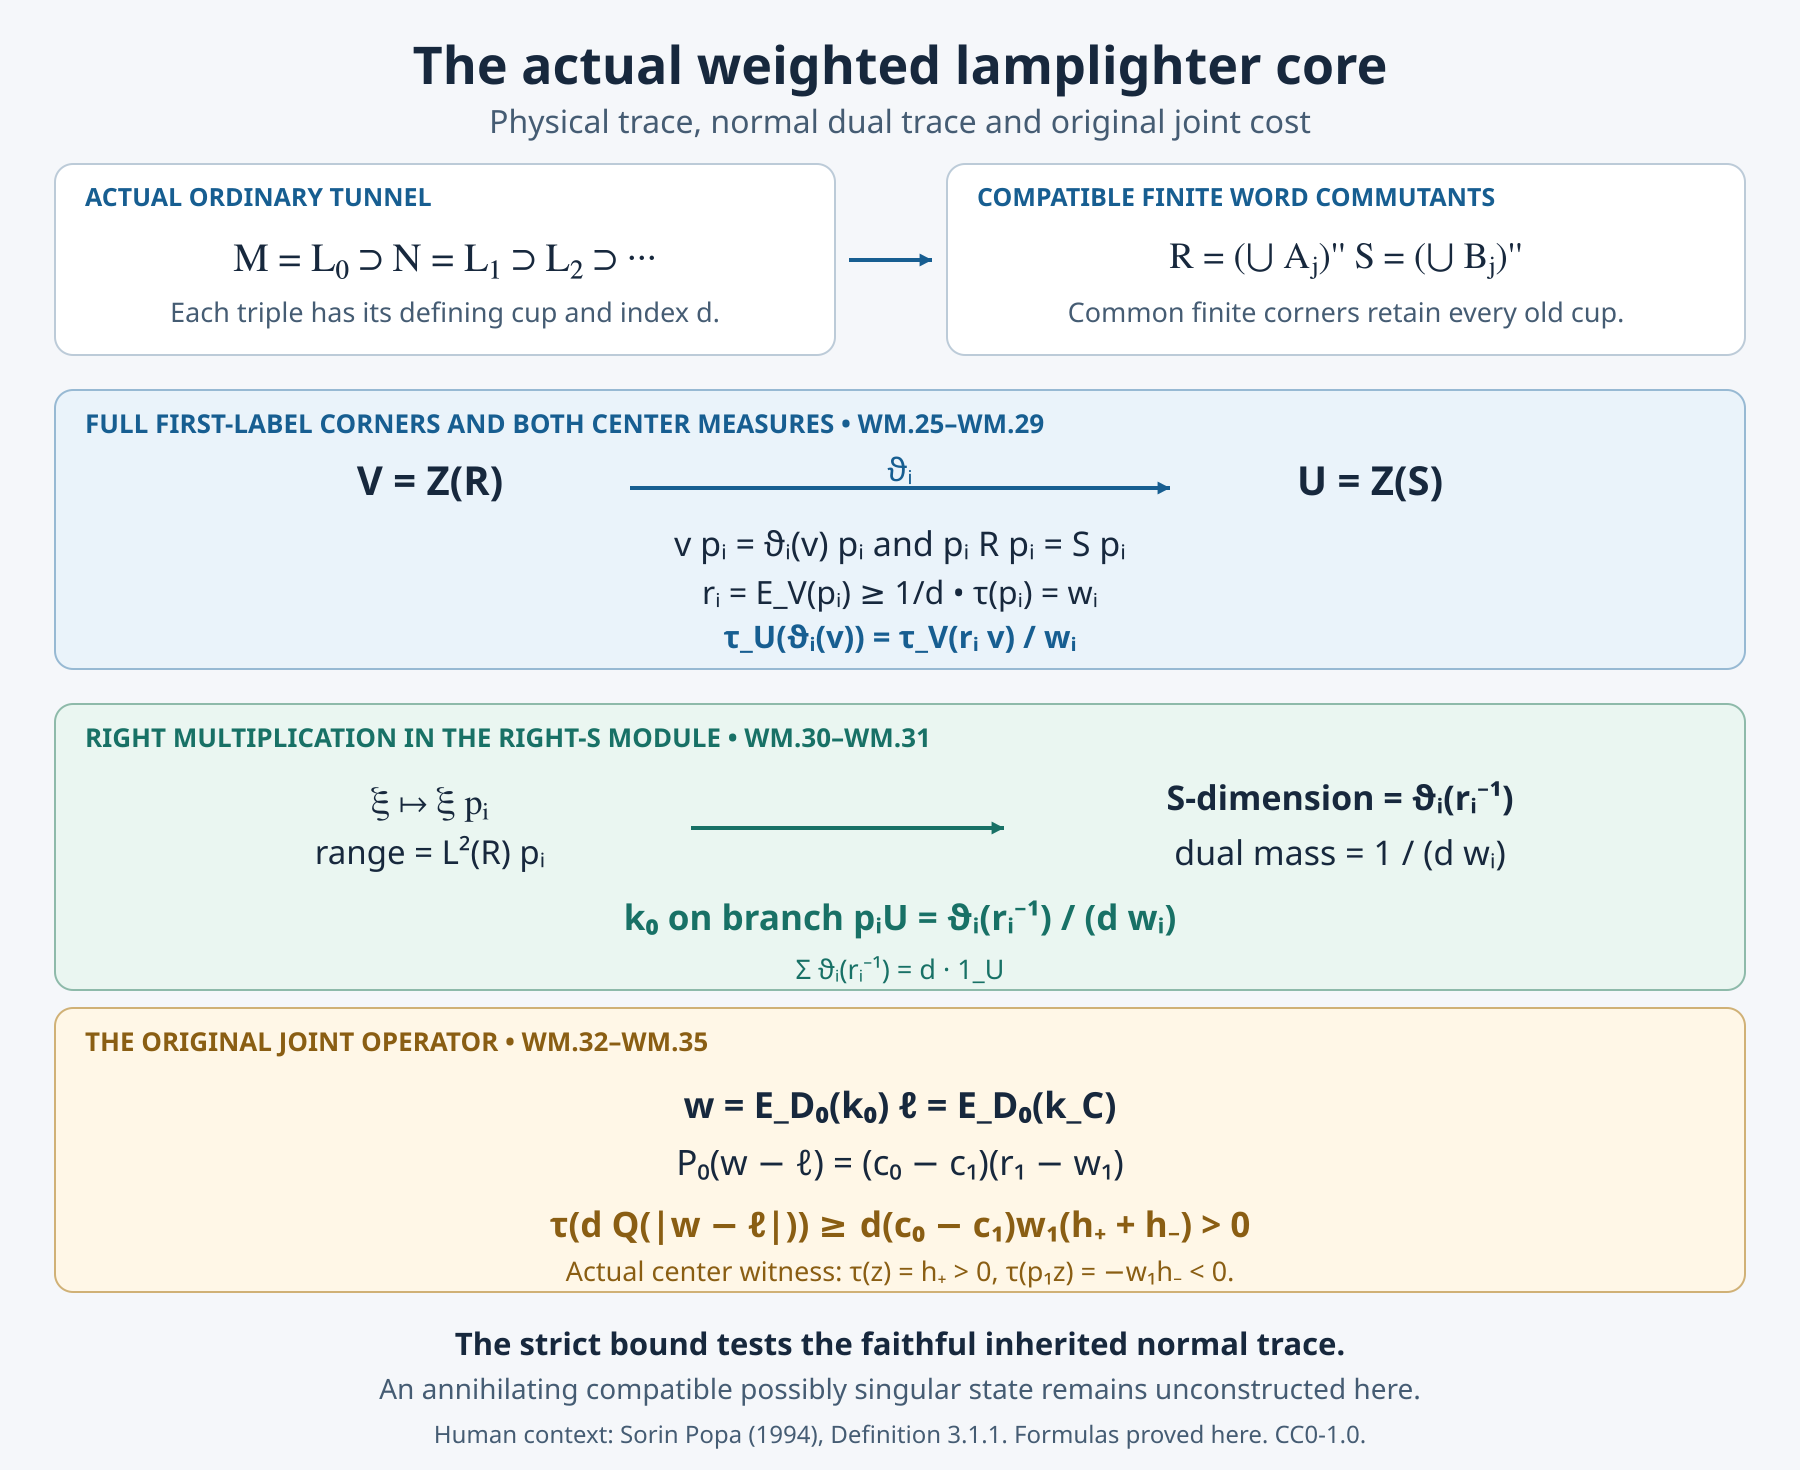

This chart was generated by the following Python code:
from pathlib import Path
from PIL import Image,ImageDraw,ImageFont
from html import escape
import json,hashlib
own=Path(__file__).resolve().parent
W,H=1800,1470
im=Image.new('RGB',(W,H),'#f5f7fa')
dr=ImageDraw.Draw(im)
font_regular='segoeui.ttf'
font_bold='segoeuib.ttf'
svg=[f'<svg xmlns="http://www.w3.org/2000/svg" width="{W}" height="{H}" viewBox="0 0 {W} {H}">',
     '<rect width="1800" height="1470" fill="#f5f7fa"/>']
ink='#17283d';muted='#455c73';blue='#175e91';green='#187166';gold='#8a5e13'
def rect(box,fill,outline='#bccbd8',radius=18,width=2):
    dr.rounded_rectangle(box,radius=radius,fill=fill,outline=outline,width=width)
    x,y,xx,yy=box
    svg.append(f'<rect x="{x}" y="{y}" width="{xx-x}" height="{yy-y}" rx="{radius}" fill="{fill}" stroke="{outline}" stroke-width="{width}"/>')
def text(x,y,s,size=30,color=ink,bold=False,center=False,maxwidth=None,math=False):
    names=('cambria.ttc','DejaVuSerif.ttf') if math else ((font_bold,'DejaVuSans-Bold.ttf') if bold else (font_regular,'DejaVuSans.ttf'))
    for name in names:
        try:
            font=ImageFont.truetype(name,size,index=1 if name=='cambria.ttc' else 0)
            break
        except OSError:
            pass
    else:
        font=ImageFont.load_default(size=size)
    b=dr.textbbox((0,0),s,font=font)
    width=b[2]-b[0]
    if maxwidth is not None:assert width<=maxwidth,(s,width,maxwidth)
    xx=x-width/2 if center else x
    dr.text((xx,y),s,font=font,fill=color)
    anchor='middle' if center else 'start'
    family='Cambria Math, serif' if math else 'Segoe UI, sans-serif'
    svg.append(f'<text x="{x}" y="{y+size}" text-anchor="{anchor}" font-family="{family}" font-size="{size}" font-weight="{700 if bold and not math else 400}" fill="{color}">{escape(s)}</text>')
def arrow(x,y,xx,yy,color=blue,width=4):
    import math
    dr.line((x,y,xx,yy),fill=color,width=width)
    a=math.atan2(yy-y,xx-x);l=14
    pts=[(xx,yy),(xx-l*math.cos(a-.48),yy-l*math.sin(a-.48)),
         (xx-l*math.cos(a+.48),yy-l*math.sin(a+.48))]
    dr.polygon(pts,fill=color)
    svg.append(f'<path d="M{x},{y} L{xx},{yy}" stroke="{color}" stroke-width="{width}"/>')
    svg.append('<polygon points="'+' '.join(f'{p[0]:.2f},{p[1]:.2f}' for p in pts)+f'" fill="{color}"/>')

text(900,32,'The actual weighted lamplighter core',52,bold=True,center=True,maxwidth=1680)
text(900,101,'Physical trace, normal dual trace and original joint cost',32,color=muted,center=True)

rect((55,164,835,355),'#ffffff')
text(85,181,'ACTUAL ORDINARY TUNNEL',25,color=blue,bold=True)
text(445,231,'M = L₀ ⊃ N = L₁ ⊃ L₂ ⊃ ···',40,center=True,maxwidth=725,math=True)
text(445,295,'Each triple has its defining cup and index d.',27,color=muted,center=True)
arrow(849,260,932,260)
rect((947,164,1745,355),'#ffffff')
text(977,181,'COMPATIBLE FINITE WORD COMMUTANTS',25,color=blue,bold=True)
text(1346,231,"R = (⋃ Aⱼ)''      S = (⋃ Bⱼ)''",37,center=True,maxwidth=750,math=True)
text(1346,295,'Common finite corners retain every old cup.',27,color=muted,center=True)

rect((55,390,1745,669),'#eaf3fa',outline='#97b9d3')
text(85,407,'FULL FIRST-LABEL CORNERS AND BOTH CENTER MEASURES  •  WM.25–WM.29',26,color=blue,bold=True)
text(430,455,'V = Z(R)',40,bold=True,center=True)
text(1370,455,'U = Z(S)',40,bold=True,center=True)
arrow(630,488,1170,488)
text(900,449,'ϑᵢ',32,color=blue,center=True)
text(900,522,'v pᵢ = ϑᵢ(v) pᵢ     and     pᵢ R pᵢ = S pᵢ',34,center=True)
text(900,572,'rᵢ = E_V(pᵢ) ≥ 1/d     •     τ(pᵢ) = wᵢ',32,center=True)
text(900,617,'τ_U(ϑᵢ(v)) = τ_V(rᵢ v) / wᵢ',31,color=blue,bold=True,center=True)

rect((55,704,1745,990),'#eaf6f1',outline='#8ebaaa')
text(85,721,'RIGHT MULTIPLICATION IN THE RIGHT-S MODULE  •  WM.30–WM.31',26,color=green,bold=True)
text(430,778,'ξ ↦ ξ pᵢ',36,bold=True,center=True,math=True)
text(430,831,'range = L²(R) pᵢ',33,center=True)
arrow(691,828,1004,828,color=green)
text(1340,776,'S-dimension = ϑᵢ(rᵢ⁻¹)',34,bold=True,center=True)
text(1340,831,'dual mass = 1 / (d wᵢ)',34,center=True)
text(900,895,'k₀ on branch pᵢU  =  ϑᵢ(rᵢ⁻¹) / (d wᵢ)',35,color=green,bold=True,center=True)
text(900,952,'Σ ϑᵢ(rᵢ⁻¹) = d · 1_U',27,color=green,center=True)

rect((55,1008,1745,1292),'#fff7e7',outline='#d0b176')
text(85,1025,'THE ORIGINAL JOINT OPERATOR  •  WM.32–WM.35',26,color=gold,bold=True)
text(900,1082,'w = E_D₀(k₀)     ℓ = E_D₀(k_C)',36,bold=True,center=True)
text(900,1140,'P₀(w − ℓ) = (c₀ − c₁)(r₁ − w₁)',35,center=True)
text(900,1202,'τ(d Q(|w − ℓ|)) ≥ d(c₀ − c₁)w₁(h₊ + h₋) > 0',35,color=gold,bold=True,center=True,maxwidth=1600)
text(900,1254,'Actual center witness:  τ(z) = h₊ > 0,   τ(p₁z) = −w₁h₋ < 0.',27,color=gold,center=True)

text(900,1324,'The strict bound tests the faithful inherited normal trace.',31,bold=True,center=True)
text(900,1371,'An annihilating compatible possibly singular state remains unconstructed here.',28,color=muted,center=True)
text(900,1419,'Human context: Sorin Popa (1994), Definition 3.1.1.  Formulas proved here.  CC0-1.0.',24,color=muted,center=True)
svg.append('</svg>')
(own/'weighted-nonfactor-joint-cost-v13.svg').write_text('\n'.join(svg),encoding='utf-8')
im.save(own/'weighted-nonfactor-joint-cost-v13.png')

print('Rendered the weighted-core SVG and PNG.')
